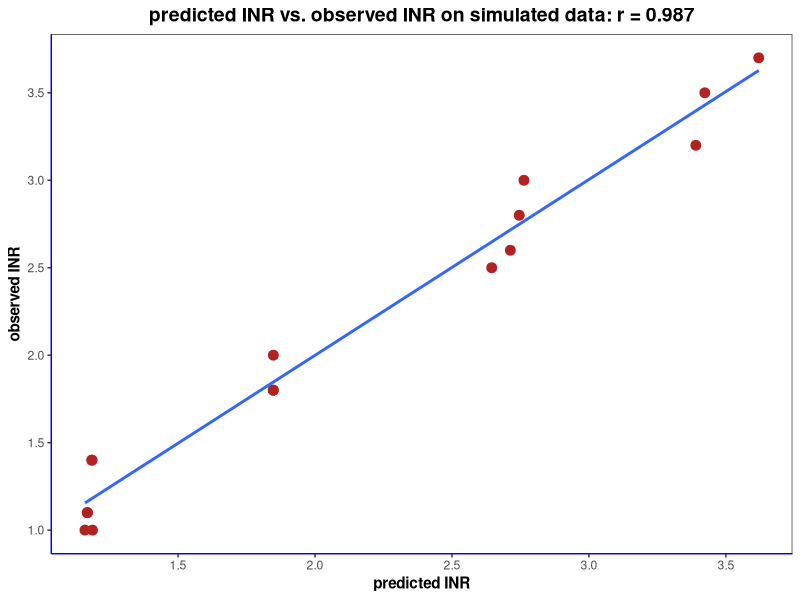

Generate this figure with R:
require(MASS)
require(ggplot2)
############################################################################
#                       Forward/Backward Recursions                        #
############################################################################
compute_obs_prob <- function(y_t,states){
  num_states <- length(states)
  mu <- 0
  for(m in 1:M){
    start_index <- starts[m]
    end_index <- ends[m]
    W_m <- W[,start_index:end_index]
    one_hot <- rep(0,dim[m])
    one_hot[states[m]] <- 1
    one_hot <- matrix(one_hot)
    mu <- mu+W_m%*%one_hot
  }
  result <- (det(C)^-0.5)%*%((2*pi)^(-D/2))%*%exp(-0.5%*%t(y_t-mu)%*%solve(C)%*%(y_t-mu))
  result <- result[1]
  result
}
forward <- function(){
  alphas <- array(0,c(dim,T_))
  for(t in 1:T_){
    alphas <- forward_unwrap(alphas,t,NULL)
  }
  alphas
}
forward_unwrap <- function(alphas,t,chains){
  if(length(chains) == M){
    obs.prob <- compute_obs_prob(Y[t],chains)
    if(t == 1){
      prior.prod <- 1.0
      sapply(1:M,function(m){
        prior.prod <<- prior.prod*PI[[m]][chains[m]]
      })
      indexes <- matrix(c(chains,t),1)
      alphas[indexes] <- obs.prob*prior.prod
    }else{
      recur <- forward_recursion(alphas,chains,NULL,t)
      indexes <- matrix(c(chains,t),1)
      alphas[indexes] <- obs.prob*recur
    }
  }else{
    index <- length(chains)+1
    for(k in 1:dim[index]){
      states <- c(chains,k)
      alphas <- forward_unwrap(alphas,t,states)
    }
  }
  alphas
}
forward_recursion <- function(alphas,curr,prev,t){
  if(length(prev) == M){
    indexes <- matrix(c(prev,t-1),1)
    result <- alphas[indexes]
  }else{
    index <- length(prev)+1
    next_state <- curr[index]
    transmat <- P[[index]]
    K <- dim[index]
    result <- 0
    for(kminus in 1:K){
      trans.prob <- transmat[kminus,next_state]
      prv <- c(prev,kminus)
      result <- result+trans.prob*forward_recursion(alphas,curr,prv,t)
    }
  }
  result
}
backward <- function(){
  betas <- array(0,c(dim,T_))
  for(t in T_:1){
    betas <- backward_unwrap(betas,t,NULL)
  }
  betas
}
backward_unwrap <- function(betas,t,chains){
  if(length(chains) == M){
    indexes <- matrix(c(chains,t),1)
    betas[indexes] <- backward_recursion(betas,NULL,chains,t)
  }else{
    index <- length(chains)+1
    for(kminus in 1:dim[index]){
      states <- c(chains,kminus)
      betas <- backward_unwrap(betas,t,states)
    }
  }
  betas
}
backward_recursion <- function(betas,curr,prev,t){
  if(length(curr) == M){
    result <- compute_obs_prob(Y[t],curr)
    if(t < T_){
      indexes <- matrix(c(curr,t+1),1)
      result <- result*betas[indexes]
    }
  }else{
    index <- length(curr)+1
    prev_state <- prev[index]
    transmat <- P[[index]]
    K <- dim[index]
    result <- 0
    for(k in 1:K){
      trans.prob <- transmat[prev_state,k]
      nxt <- c(curr,k)
      result <- result+trans.prob*backward_recursion(betas,nxt,prev,t)
    }
  }
  result
}
normalize_gamma <- function(x,n,part.func){
  d <- dim(x)
  d.new <- d[-length(d)]
  block.size <- prod(d.new)
  x[(block.size*(n-1)+1):(block.size*n)] <-
    x[(block.size*(n-1)+1):(block.size*n)]/part.func
  res <- x[(block.size*(n-1)+1):(block.size*n)]
  array(res,dim=d)
}
compute_gamma <- function(alphas,betas){
  gammas <<- array(0,c(dim,T_))
  for(t in 1:T_){
    result <- gamma_unwrap(gammas,alphas,betas,t,NULL)
    # TODO: make this dynamic with number of chains
    gammas[,,t] <<- gammas[,,t]/result # add number of commas equal to number of chains
    #gammas <<- normalize_gamma(gammas,t,result)
  }
  gammas
}
gamma_unwrap <- function(gammas,alphas,betas,t,chains){
  if(length(chains) == M){
    indexes <- matrix(c(chains,t),1)
    gammas[indexes] <<- alphas[indexes]*betas[indexes]
    result <- alphas[indexes]*betas[indexes]
  }else{
    index <- length(chains)+1
    result <- 0
    for(k in 1:dim[index]){
      states <- c(chains,k)
      result <- result+gamma_unwrap(gammas,alphas,betas,t,states)
    }
  }
  result
}
############################################################################
#                              E step updates                              #
############################################################################
compute_E_St <- function(t,m,chains){
  if(length(chains) == M){
    one_hot <- rep(0,dim[m])
    one_hot[chains[m]] <- 1
    indexes <- matrix(c(chains,t),1)
    result <- one_hot*gamma.mat[indexes]
  }else{
    index <- length(chains)+1
    result <- rep(0,dim[m])
    for(k in 1:dim[index]){
      states <- c(chains,k)
      result <- result+compute_E_St(t,m,states)
    }
  }
  result
}
get_e_St <- function(){
  e_St <- list()
  for(t in 1:T_){
    e_St[[t]] <- list()
    for(m in 1:M){
      e_St[[t]][[m]] <- compute_E_St(t,m,NULL)
    }
  }
  e_St
}
compute_E_St_E_St <- function(t,m,n,chains){
  if(length(chains) == M){
    o1 <- rep(0,dim[m])
    o2 <- rep(0,dim[n])
    o1[chains[m]] <- 1
    o2[chains[n]] <- 1
    indexes <- matrix(c(chains,t),1)
    result <- matrix(o1)%*%t(matrix(o2))*gamma.mat[indexes]
  }else{
    index <- length(chains)+1
    result <- matrix(0,dim[m],dim[n])
    for(k in 1:dim[index]){
      states <- c(chains,k)
      result <- result+compute_E_St_E_St(t,m,n,states)
    }
  }
  result
}
get_e_St_m_St_n <- function(){
  e_St_m_St_n <- list()
  for(t in 1:T_){
    e_St_m_St_n[[t]] <- list()
    for(m in 1:M){
      e_St_m_St_n[[t]][[m]] <- list()
      for(n in 1:M){
        e_St_m_St_n[[t]][[m]][[n]] <- compute_E_St_E_St(t,m,n,NULL)
      }
    }
  }
  e_St_m_St_n
}
compute_E_t_minus_t <- function(t,m,states.prev,states.curr){
  if(length(states.prev) == M){
    m1 <- states.prev[m]
    m2 <- states.curr[m]
    trans.prob <- 1.0
    sapply(1:M,function(m){
      trans.prob <<- trans.prob*P[[m]][states.prev[m],states.curr[m]]
    })
    indexes <- matrix(c(states.prev,t-1),1)
    alpha <- alpha.mat[indexes]
    indexes <- matrix(c(states.curr,t),1)
    beta <- beta.mat[indexes]
    obs.prob <- compute_obs_prob(Y[t],states.curr)
    p <- alpha*trans.prob*obs.prob*beta
    result <- p
    index[[t]][[m]][m1,m2] <<- p
  }else{
    chain_id <- length(states.prev)+1
    result <- 0
    for(k in 1:dim[chain_id]){
      curr <- c(states.curr,k)
      for(kminus in 1:dim[chain_id]){
        prev <- c(states.prev,kminus)
        result <- result+compute_E_t_minus_t(t,m,prev,curr)
      }
    }
  }
  result
}
get_e_St_minus_m_St_m <- function(){
  e_St_minus_m_St_m <- matrix(0,T_,M)
  for(t in 2:T_){
    normalizer <- 0
    index[[t]] <<- list()
    for(m in 1:M){
      index[[t]][[m]] <<- matrix(0,dim[m],dim[m])
      expect <- compute_E_t_minus_t(t,m,NULL,NULL)
      normalizer <- normalizer+expect
      e_St_minus_m_St_m[t,m] <- expect
    }
    normalizer <- normalizer[1]
    e_St_minus_m_St_m[t,] <- e_St_minus_m_St_m[t,]/normalizer
    for(m in 1:M){
      index[[t]][[m]] <<- index[[t]][[m]]/normalizer
    }
  }
  e_St_minus_m_St_m
}
############################################################################
#                             M step updates                               #
############################################################################
fill_W <- function(A,t){
  startRows <- rep(1,M)
  for(m1 in 1:M){
    startCol <- 1
    for(m2 in 1:M){
      mat <- e_St_m_St_n[[t]][[m1]][[m2]]
      endCol <- startCol+dim[m2]-1
      startRow <- startRows[m2]
      endRow <- startRow+dim[m1]-1
      A[startRow:endRow,startCol:endCol] <- mat
      startCol <- startCol+dim[m2]
      startRows[m2] <- endRow+1
    }
  }
  A
}
W_new <- function(){
  total.dim <- sum(dim)
  r1 <- matrix(0,1,total.dim)
  r2 <- matrix(0,total.dim,total.dim)
  for(t in 1:T_){
    stacked <- NULL
    for(m in 1:M){
      stacked <- c(stacked,e_St[[t]][[m]])
    }
    stacked <- t(matrix(stacked))
    r1 <- r1+Y[t]%*%stacked
    cs <- matrix(0,total.dim,total.dim)
    cs <- fill_W(cs,t)
    r2 <- r2+cs
  }
  r1%*%ginv(r2)
}
PI_new <- function(){
  result <- PI
  for(m in 1:M){
    result[[m]] <- e_St[[1]][[m]]
  }
  result
}
P_new <- function(m){
  P_m <- P[[m]]
  sapply(1:dim[m],function(i){
    sapply(1:dim[m],function(j){
      P_m[i,j] <<- P_new_helper(m,i,j)
    })
  })
  P_m
}
P_new_helper <- function(m,i,j){
  result <- marginal <- 0
  sapply(2:T_,function(t){
    sapply(1:dim[m],function(prev){
      marginal <<- marginal+index[[t]][[m]][prev,j]
    })
    result <<- result+index[[t]][[m]][i,j]
  })
  result <- ifelse(marginal > 0,result/marginal,0.0)
  result
}
C_new <- function(){
  r1 <- (Y%*%Y)
  r2 <- 0
  sapply(1:T_,function(t){
    sapply(1:M,function(m){
      start_index <- starts[m]
      end_index <- ends[m]
      W_m <- W[,start_index:end_index]
      r2 <<- r2+W_m%*%matrix(e_St[[t]][[m]])%*%t(Y[[t]])
    })
  })
  (r1-r2)/T_
}
############################################################################
#                                 runEM                                    #
############################################################################
Y <- c(1.0,1.0,1.1,1.1,1.4,1.4,1.8,1.8,2.0,2.5,2.6,2.8,3.0,3.2,3.5,3.7)
T_ <- length(Y)
dim <- c(4,4)
M <- length(dim)
D <- 1
W <- matrix(1,nrow=D,ncol=sum(dim))
C <- matrix(1,nrow=D,ncol=D)
init_transition <- function(K){
  samples <- sapply(1:M,function(m){
    samp <- sample(100,K,replace=T)
    samp <- samp/sum(samp)
    samp
  })
  matrix(c(samples),K,K)
}
P <- vector("list",length=M)
sapply(1:M,function(m){
  P[[m]] <<- init_transition(dim[m])
})
PI <- vector("list",length=M)
sapply(1:M,function(m){
  samp <- sample(100,dim[m],replace=T)
  samp <- samp/sum(samp)
  PI[[m]] <<- samp
})
start.w <- 1; end.w <- dim[1]
starts <- c(start.w)
ends <- c(end.w)
for(m in 2:M){
  end.w <- end.w+dim[m]
  ends <- c(ends,end.w)
  start.w <- ends[m-1]+1
  starts <- c(starts,start.w)
}
for(i in 1:20){
  alpha.mat <- forward()
  beta.mat <- backward()
  gamma.mat <- compute_gamma(alpha.mat,beta.mat)
  index <- list()
  e_St <- get_e_St()
  e_St_m_St_n <- get_e_St_m_St_n()
  e_St_minus_m_St_m <- get_e_St_minus_m_St_m()
  print(paste('Completed E-step iteration',i))
  W <- W_new()
  print(paste('M-step: updated W iteration',i))
  PI <- PI_new()
  print(paste('M-step: updated PI iteration',i))
  for(m in 1:M){
    P[[m]] <- P_new(m)
  }
  print(paste('M-step: updated P iteration',i))
  C <- C_new()
  print(paste('M-step: updated C iteration',i))
}
############################################################################
#                         generate predictions                             #
############################################################################
pred <- sapply(1:T_,function(t){
  mu <- 0
  for(m in 1:M){
    start_index <- starts[m]
    end_index <- ends[m]
    W_m <- W[,start_index:end_index]
    mu <- mu+W_m%*%e_St[[t]][[m]]
  }
  mu[1]
})
############################################################################
#                        visualization of results                          #
############################################################################
cs.data <- data.frame(cbind(pred,Y))
corr <- cor(cs.data$pred,cs.data$Y)
cs <- ggplot(aes(pred,Y), data=cs.data) + geom_point(color="firebrick", size=3) +
  geom_smooth(method = "lm", se = FALSE) +
  theme_bw() + theme(panel.grid.major = element_blank(),
                     panel.grid.minor = element_blank(), 
                     axis.line = element_line(colour = "blue")) +
  ylab("observed INR") +
  xlab("predicted INR") +
  ggtitle(paste("predicted INR vs. observed INR on simulated data: r =",round(corr,3))) +
  theme(axis.title.y = element_text(face="bold", size=11)) +
  theme(axis.title.x = element_text(face="bold", size=11)) +
  theme(plot.title = element_text(color="black", face="bold", size=14, hjust=0.5)) +
  scale_x_continuous(breaks = round(seq(1.0, max(max(pred),max(Y)), by = 0.5),1)) +
  scale_y_continuous(breaks = round(seq(1.0, max(max(pred),max(Y)), by = 0.5),1))
cs